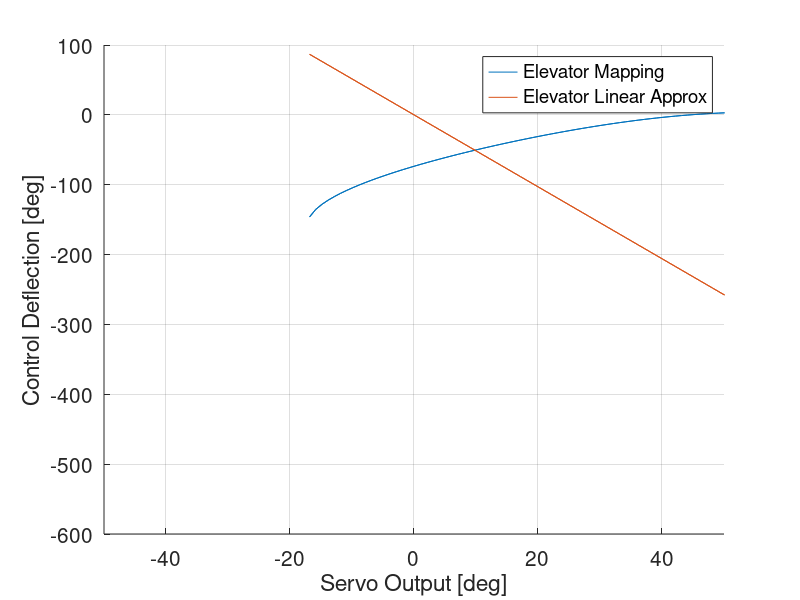
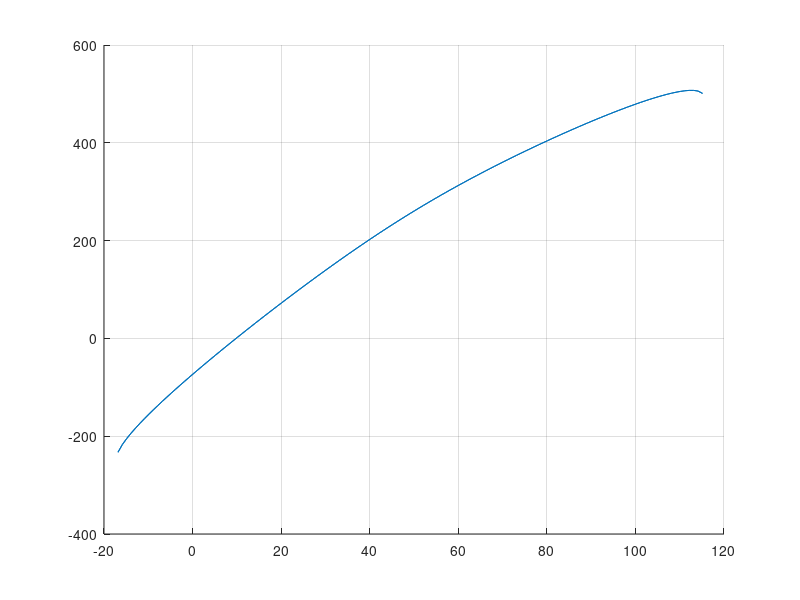

These figures' MATLAB source, in order: (Note: this script raises an error after producing the figures.)
%% Plot Any Four Bar Linkage
%% Mohammad Y. Saadeh May, 10, 2010, University of Nevada Las Vegas
clc;clear;close all
figure('Position',[100 100 700 250]); hold on; grid on;
for linkage = 1; %1 for el 2 for vStab
%Reworked Tailcone
% if linkage == 1 %Elevator
%     X =   [12.7 23.5 36.3 33.3 0 0];
%     offset = 135.11;
% elseif linkage == 2 %Vertical Stabilizer
%     X = [12.7 26.8 25.4 29.7 0 0];
%     offset = 115.53; 
% end
%Old Tailcone
if linkage == 1 %Elevator
    X =   [22 49 5 30.3 0 0];
    offset = 130.85;
% elseif linkage == 2 %Vertical Stabilizer
%     X = [22 26.9 34.1 29.5 0 0];
%     offset = 114.22; 
end
% X =   [180 100 185 220 55 0];
% X = [r1  r2  r3  r4  Cx  Cy ];
% r1: Crank (make sure its always the smallest, also r3+r4>=r1+r2)
% r2: Coupler
% r3: Lever (Rocker)
% r4: Frame
% Cu: x coordinate for coupler point wrt crank-coupler point
% Cv: y coordinate for coupler point wrt crank-coupler point

cycles = 1;% number of crank rotations
INCREMENTS = 361;% divide a rotation into this number
%% check the geometry
P = X(1:4);
check = P;
[L locL] = max(check);
check(locL) = [];
[S locS] = min(check);
check(locS) = [];
R = check;
flag = 0;

if S==X(4) & sum(check)>(L+S)
    TITLE = 'This is a Double-Crank Mechanism';
elseif (S==X(1)|S==X(3)) & sum(check)>(L+S)
    TITLE = 'This is a Rocker-Crank Mechanism';
elseif S==X(2) & sum(check)>(L+S)
    TITLE = 'This is a Double-Rocker Mechanism';
    flag  = 1;
elseif sum(check)==(L+S)
    TITLE = 'This is a Change Point Mechanism';
elseif sum(check)<(L+S)
    flag  = 1;
    TITLE = 'This is a Double-Rocker Mechanism';
end
%%
TH1 = linspace(0,2*pi,INCREMENTS);% Input angle theta1
dig = 1;% divide links into this number
R1 = X(1); r1 = linspace(0,R1,dig);
R2 = X(2); r2 = linspace(0,R2,dig);
R3 = X(3); r3 = linspace(0,R3,dig);
R4 = X(4); r4 = linspace(0,R4,dig);
Cu = X(5); cu = linspace(0,Cu,dig);
Cv = X(6); cv = linspace(0,Cv,dig);

%% check valid region
D = sqrt(R1^2 + R4^2 - 2*R1*R4*cos(TH1));% diagonal distance between
%                           crank-coupler point and rocker-frame point
TH5 = acos((R3^2+D.^2-R2^2)./(2*R3*D));% angle between rocker and diagonal
%                                        link (d)
IMAG = imag(TH5);
[VALUES LOCATION] = find(IMAG==0);
%%
IMAG = imag(TH5);
LOCATION = IMAG==0;
LOCATION1 = find(IMAG==0);
LOC = LOCATION;
n = length(LOCATION);
n1 = length(LOCATION1);
Check = 0;
direction = 1;
for i=1:n-1
    if LOC(i+1)~=LOC(i)
        if Check==0
            direction = LOC(i);
        end
        Check = Check+1;
    end
end
%%
Rotate = 0;
if isempty(LOCATION1)
    error('This is not a valid linkage');
elseif direction==0 & Check==2
    LOC1 = find(LOCATION==1);
    th1 = [TH1(LOC1) TH1(fliplr(LOC1))];
elseif n1==n
    th1 = TH1;
elseif direction==1 & Check==2
    Rotate = 1;
    loc1 = LOC(1:end-1);
    loc2 = LOC(2:end);
    [Value deadpoint] = find((loc2-loc1)~=0);
    deadp = deadpoint + [0 1];
    LOC2 = [deadp(2):n 1:deadp(1)];
    th1 = [TH1(LOC2) TH1(fliplr(LOC2))];
elseif Check==4
    Rotate = 1;
    loc1 = LOC(1:end-1);
    loc2 = LOC(2:end);
    [Value deadpoint] = find((loc2-loc1)~=0);
    deadp1 = deadpoint(1:2) + [1 0];
    deadp2 = deadpoint(3:4) + [1 0];
    fprintf('This mechanism has two disconnected upper and lower regions\n');
    DIREC = 1;
    DIREC = input('Select [1] for upper, [2] for lower    Default = [1]  ');
    if DIREC == 1
        LOC3 = [deadp1(1):deadp1(2)];
    else
        LOC3 = [deadp2(1):deadp2(2)];
    end
    th1 = [TH1(LOC3) TH1(fliplr(LOC3))];
end

d = sqrt(R1^2 + R4^2 - 2*R1*R4*cos(th1));
th5 = acos((R3^2+d.^2-R2^2)./(2*R3*d));% angle between rocker and

%%
if Rotate == 1
    d = sqrt(R1^2 + R4^2 - 2*R1*R4*cos(th1));
    th5 = acos((R3^2+d.^2-R2^2)./(2*R3*d));% angle between rocker and diagonal link (d)
    th5 = [th5(1:end/2) -th5(end/2+1:end)];
end
Ax = R1*cos(th1);% x coordinate for the crank-coupler point
Ay = R1*sin(th1);% y coordinate for the crank-coupler point
a = R4 - R1*cos(th1);% horizontal distance between rocker-frame point and
%                      projection of crank-coupler point
b = Ay;% vertical projection of crank-coupler point
th6 = atan2(b,a);% angle between frame and diagonal link (d)
th4 = pi - th5 - th6;% angle the rocker makes with horizon
Bx = R3*cos(th4) + R4;% horizontal distance between frame-crank point and
%                       projection of coupler-rocker point
By = R3*sin(th4);% vertical projection of coupler-rocker point
th2 = atan2((By-Ay),(Bx-Ax));% angle the coupler makes with the horizon
Cx = Ax + Cu*cos(th2) - Cv*sin(th2);% horizontal projection of coupler
%                                     point wrt coupler
Cy = Ay + Cu*sin(th2) + Cv*cos(th2);% vertical projection of coupler
%                                     point wrt coupler
% calculate display (figure) limits
xmin = 1.2*min([min(Cx) -R1 -R3]);
xmax = 1.2*max([max(Cx) R4+max([R3 max(R3*cos(th4))])]);
ymin = 1.2*min([min(Cy) -R1 -R3]);
ymax = 1.2*max([max(Cy) max([R1 R3 R3+Cv])]);
%%
increments = length(th1);
for i=1:increments
    link1x(i,:) = r1*cos(th1(i));
    link1y(i,:) = r1*sin(th1(i));
    link2x(i,:) = linspace(Ax(i),Bx(i),dig);
    link2y(i,:) = linspace(Ay(i),By(i),dig);
    link3x(i,:) = R4 + r3*cos(th4(i));
    link3y(i,:) = r3*sin(th4(i));
    Couplx1(i,:) = linspace(Ax(i),Cx(i),dig);
    Couply1(i,:) = linspace(Ay(i),Cy(i),dig);
    Couplx2(i,:) = linspace(Cx(i),Bx(i),dig);
    Couply2(i,:) = linspace(Cy(i),By(i),dig);
end
thetaOut = atan2(link3y,link3x-X(4))
plot(th1*180/pi-offset,thetaOut*180/pi-offset)

if linkage == 1
    elMap = [th1;thetaOut']*180/pi-offset;
    zero = floor(offset);   
    elSlope = (thetaOut(zero+1)-thetaOut(zero));
    elLinMap = (th1*180/pi-offset)*elSlope*180/pi;
    plot(th1*180/pi-offset,elLinMap)
else
    vStabMap = [th1;thetaOut']*180/pi-offset;
    zero = floor(offset);
    vStabSlope = (thetaOut(zero+1)-thetaOut(zero));
    vStabLinMap = (th1*180/pi-offset)*vStabSlope*180/pi;
    plot(th1*180/pi-offset,vStabLinMap)
end
end



legend('Elevator Mapping','Elevator Linear Approx','V-Stab Mapping','V-Stab Linear Approx')
xlabel('Servo Output [deg]')
ylabel('Control Deflection [deg]')
xlim([-50 50])
set(gca,'FontSize',15)

figure('Position',[100 100 700 250]); hold on; grid on;
plot(elMap(1,:),elMap(2,:)-elLinMap)
plot(vStabMap(1,:),vStabMap(2,:)-vStabLinMap)
xlabel('Servo Output [deg]')
ylabel('Mapping Error [deg]')
legend('Elevator Linear Map Error','Rudder Linear Map Error')
xlim([-50 50])
set(gca,'FontSize',15)
ctrlMap.El = elMap
ctrlMap.elSlope = elSlope
ctrlMap.vStab = vStabMap
ctrlMap.vStabSlope = vStabSlope